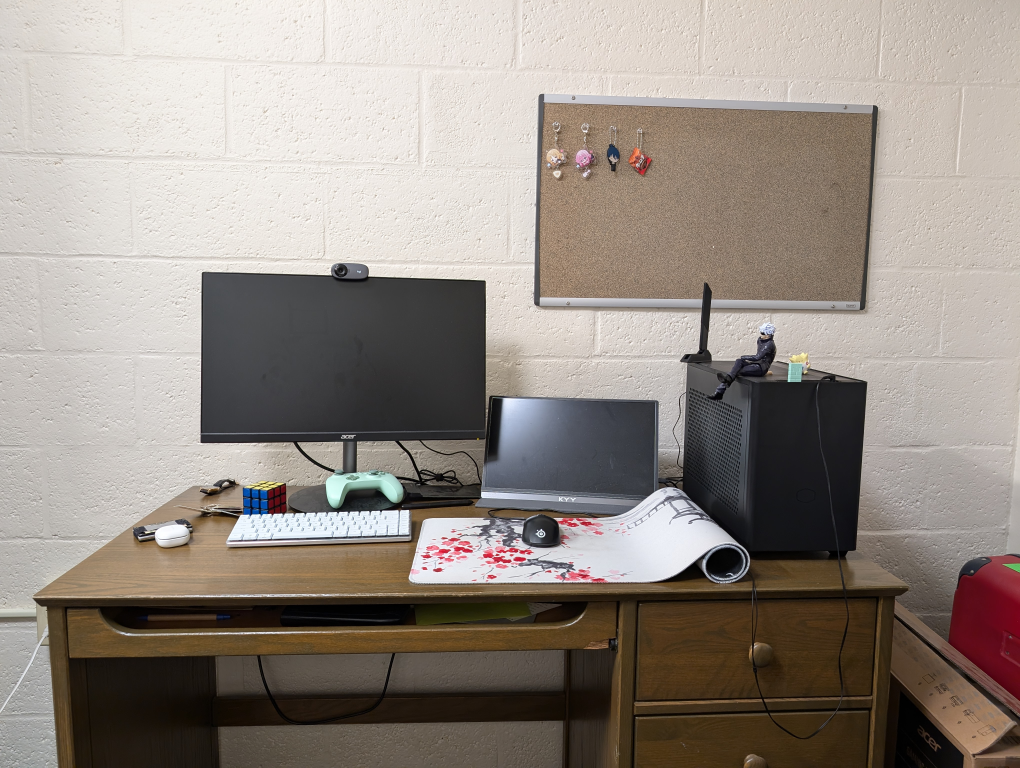
#> input picture data/real/scene/desk0.jpg, 4080 x 3072 px, found by its file name (shown at 1/4 size)
$ jupyter execute --allow-errors real_image_test.ipynb
#> lines starting #> are read from the running program, lines starting #| are printed output that depends on the picture
[cell 1]
import cv2
import numpy as np
import matplotlib.pyplot as plt
from utils.homography import get_homography, apply_homography
from utils.calibration import reconstruct_k

[cell 2]
sift = cv2.SIFT_create()
matcher = cv2.FlannBasedMatcher()

[cell 3]
img1 = cv2.cvtColor(cv2.imread('./data/real/scene/desk0.jpg'), cv2.COLOR_BGR2GRAY)
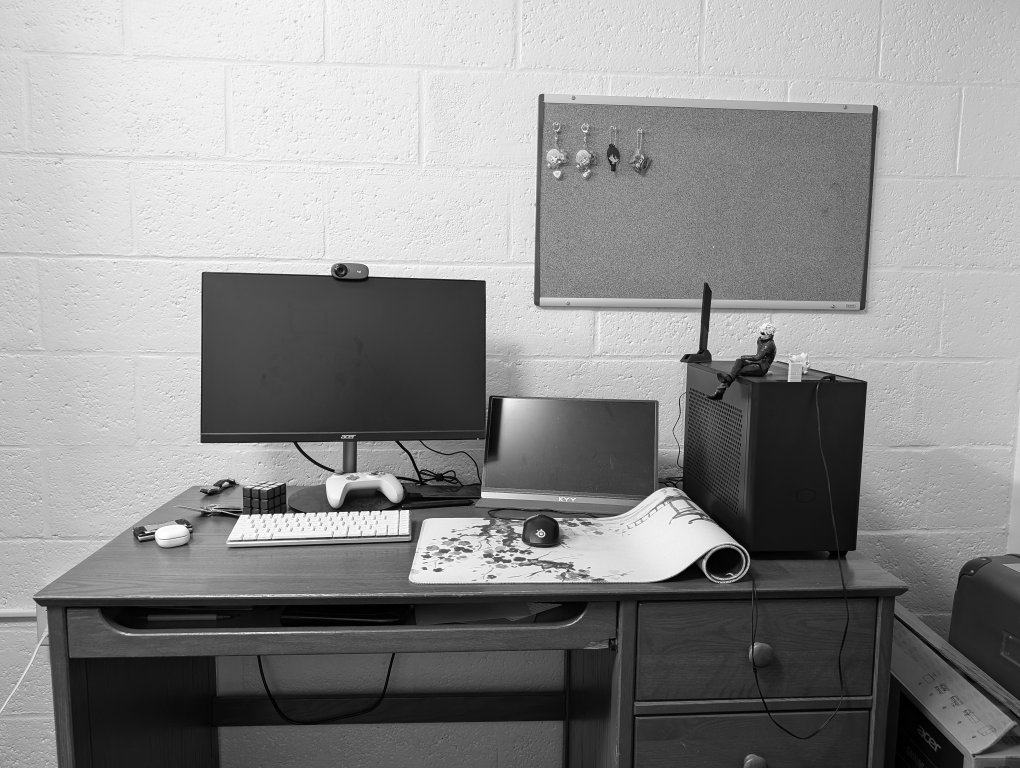
#> img1: shape (3072, 4080) (shown at 1/4 size); min 0, max 255, mean 141.2
img2 = cv2.cvtColor(cv2.imread('./data/real/scene/desk1.jpg'), cv2.COLOR_BGR2GRAY)
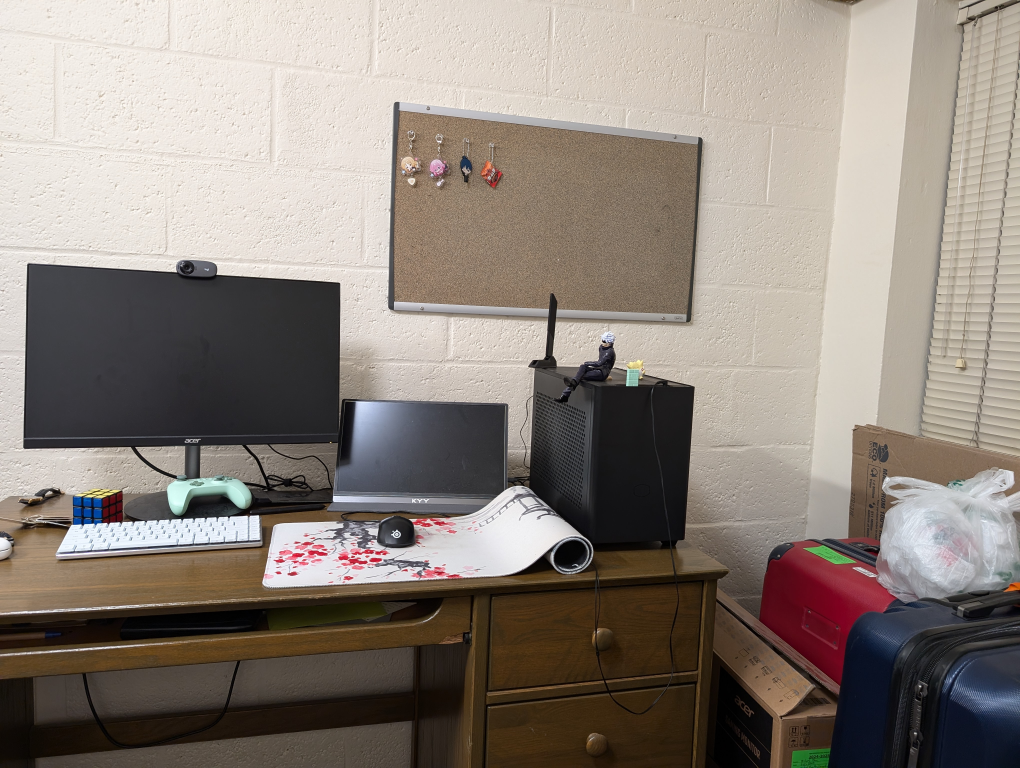
#> input picture data/real/scene/desk1.jpg, 4080 x 3072 px, found by its file name (shown at 1/4 size)
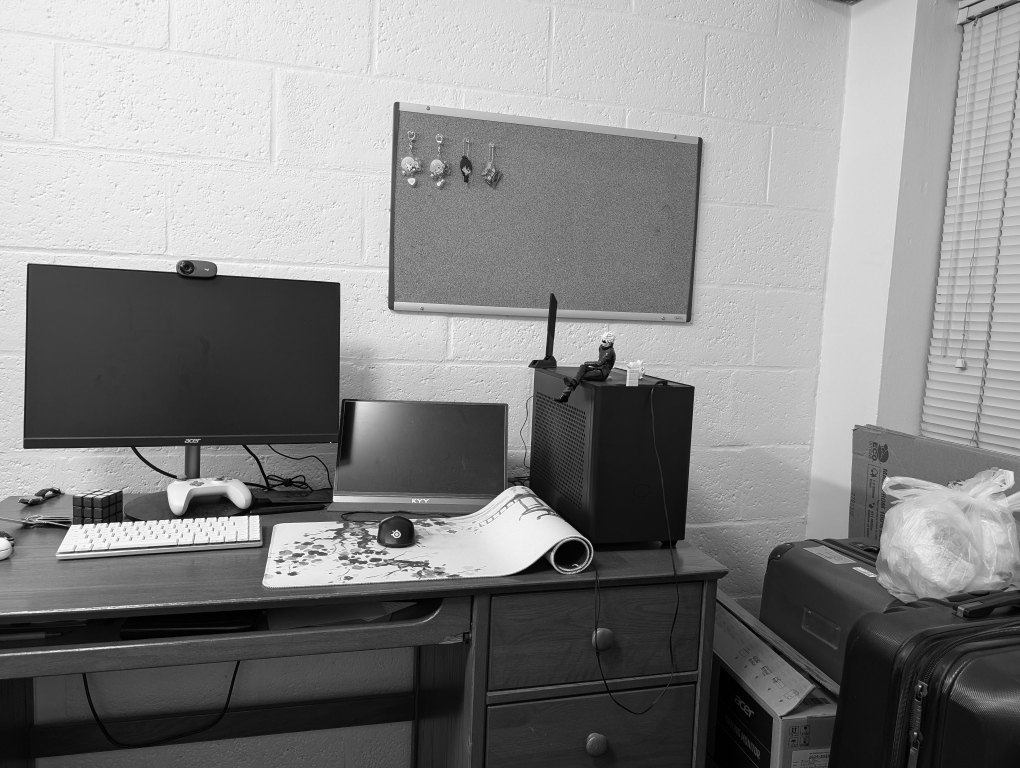
#> img2: shape (3072, 4080) (shown at 1/4 size); min 0, max 255, mean 132.9
plt.subplot(1, 2, 1)
plt.imshow(img1, cmap='gray')
plt.axis('off')
plt.subplot(1, 2, 2)
plt.imshow(img2, cmap='gray')
plt.axis('off')
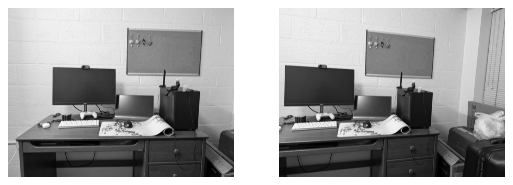
#> figure drawn by matplotlib, 2 panels
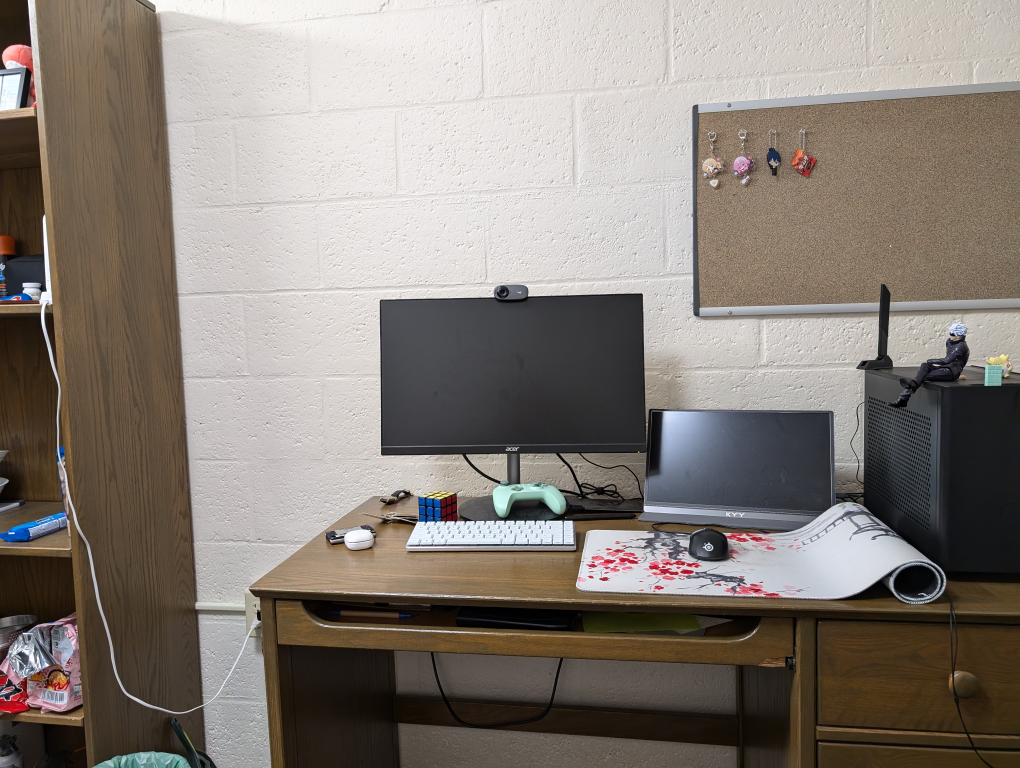
#> input picture data/real/scene/desk2.jpg, 4080 x 3072 px, found by its file name (shown at 1/4 size)

#> (a cell that did not finish here is left out)

#> (a cell that did not finish here is left out)

#> (a cell that did not finish here is left out)

#> (a cell that did not finish here is left out)

[cell 8]
# [34 lines left out: function ransacH, not called in this run]

[cell 9]
# [42 lines left out: function run_calibrate, not called in this run]

[cell 10]
image_fnames = [f'./data/real/scene/desk{i}.jpg' for i in range(7)]
#> (the rest of this cell did not finish here and is left out)
